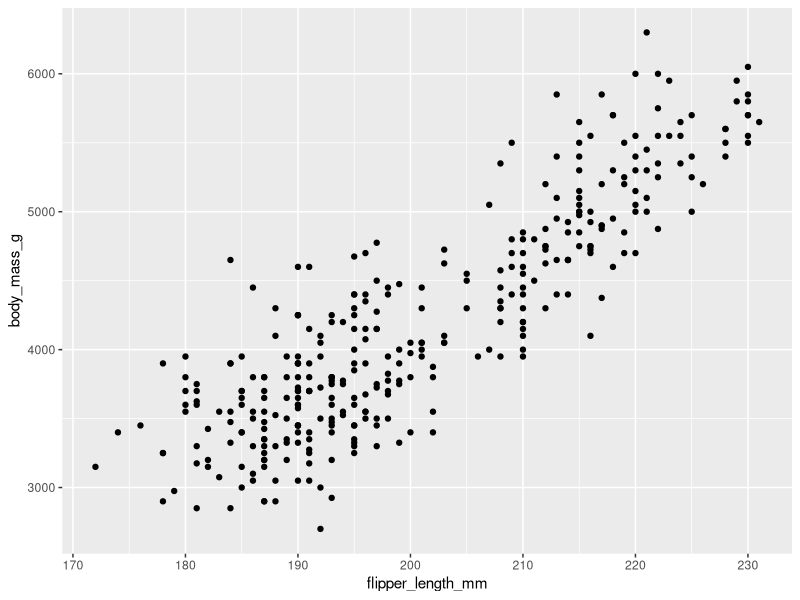
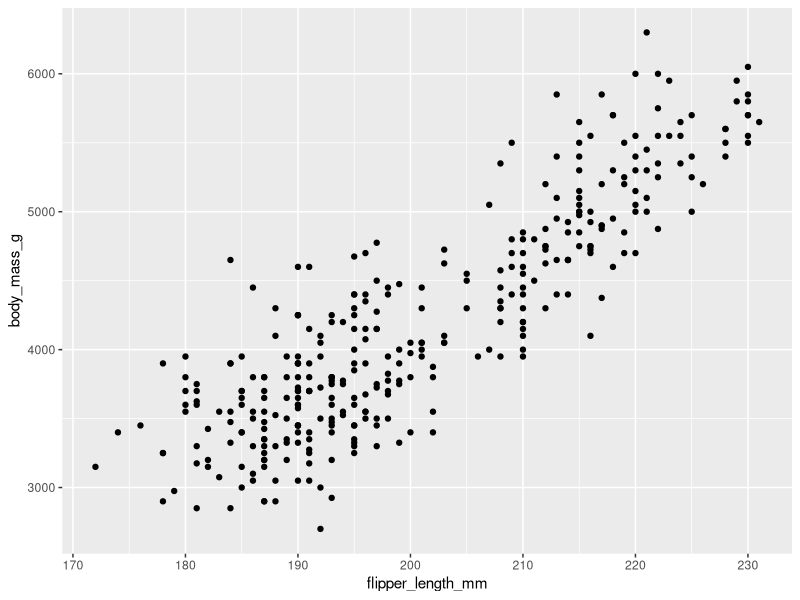
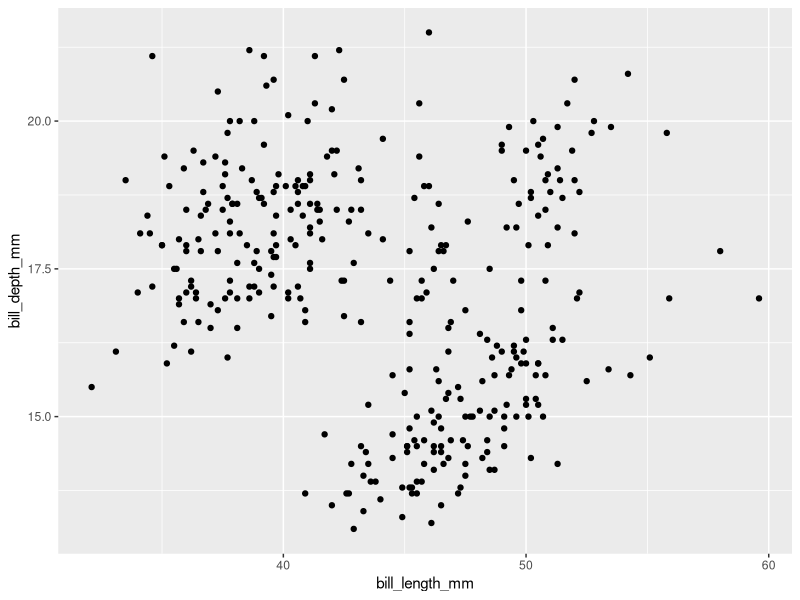

Source code (R) for these figures, in order:
#VISUALIZATION BASICS IN R AND TIDYVERSE

# some visualization packages

  # Basic R
  # General Purpose Packages (Plotly)
  # RGL - specific solutions like 3D visuals
  # ggplot2
  # Lattice
  # Dygraphs
  # Leaflet
  # Highcharter
  # Patchwork
  # gganimate
  # ggridges

# BENEFITS OF ggplot2:
  # - create different types of plots
  # - customize the look and feel of plots
  # - create high quality visuals
  # - combine data manipulation and visualization

# CORE CONCEPTS IN ggplot2:
  # - Aesthetics
  # - Geoms
  # - Facets
  # - Labels and Annotations

    # AESTHETICS (R)
    # - visual property of an object in your plot
    # - ex. in scatter plot: position, size, shape, color

    # GEOM (R)
    # - geometric object used to represent your data
    # - ex. points, bars, lines

    # MAPPING (R)
    # - matching up a specific variable in dataset w/ specific aesthetic
    # - ex. map the variable to the x-axis or y-axis

    # FACETS (R)
    # - let you display smaller groups, or subsets of data
    # - can create separate plots for all the variables in dataset

    # LABELS AND ANNOTATIONS (R)
    # - let you customize your plot
    # - add text: titles, subtitles, captions
    # - highlight important data

# STEPS IN MAKING A PLOT:
# 1. Start with the ggplot function and choose a dataset to work with
# 2. Add a geom_function to display your data
# 3. Map the variables in the arguments of the aes() function

# TEMPLATE:
#    ggplot(data = <DATA>) +
#      <GEOM_FUNCTION>(mapping = aes(<AESTHETIC MAPPINGS>))

library(ggplot2)
library(palmerpenguins)
data("penguins")
View(penguins)

# EXAMPLE: plot the relationship between body mass and flipper length of
#          the three penguin species

ggplot(data = penguins) + geom_point(mapping = aes(x = flipper_length_mm, y = body_mass_g))
# or PRO TIP:
ggplot(data = penguins, mapping = aes(x = flipper_length_mm, y = body_mass_g)) +  geom_point()

  # ggplot(data = penguins): 
    # - begin plot with ggplot() function
    # - creates a coordinate system that can add layers to
    # - the first argument is the dataset to use

  # +:
    # - to add a new layer to plot
    # - complete the plot by adding one or more layers to ggplot()

  # geom_point():
    # - point for scatterplots
    # - bar for bar graphs
    # - line for line graphs

  # (mapping = aes(x = flipper_length_mm, y = body_mass_g)): 
    # - each geom function in ggplot2 takes a mapping argument
    # - this defines how variables in your dataset are mapped to visual properties
    # - the mapping argument is always paired with the aes() function
    # - The x and y arguments of the aes() function specify which variables to map
 
# FINDINGS:
  # The plot shows a positive relationship between the two variables
  # In other words, the larger the penguin, the longer the flipper. 

# NOTES:
  # Check data visualization with ggplot2 cheat sheet
  # RDocumentation aes function: syntax of the aes function

# TRIAL:

ggplot(data = penguins) + geom_point(mapping = aes(x = bill_length_mm, y = bill_depth_mm))
























